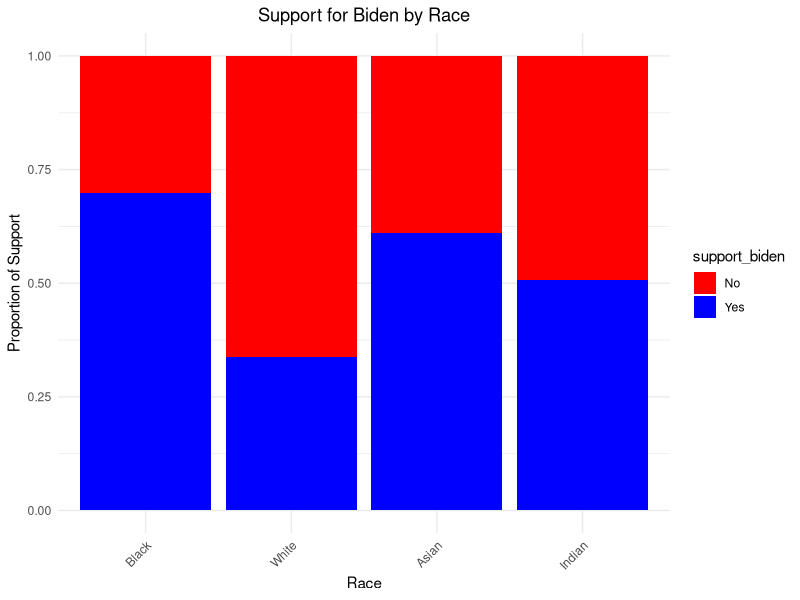
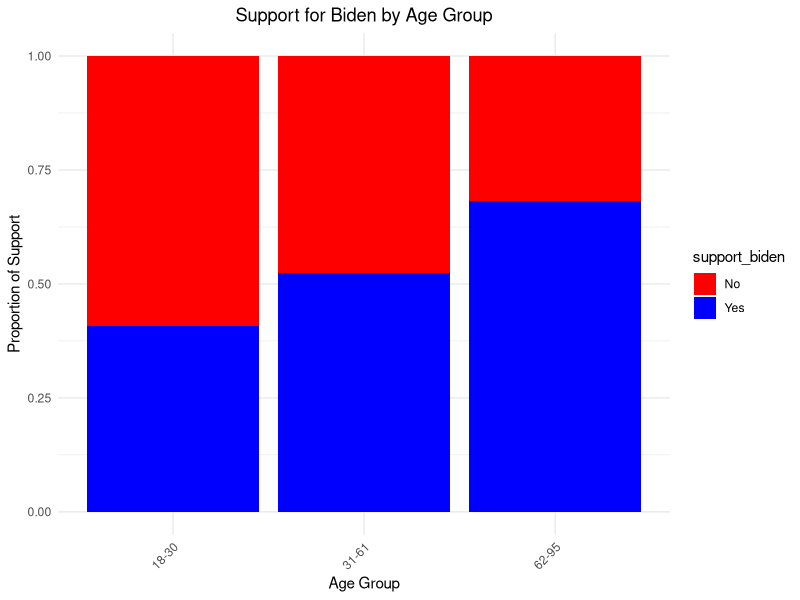
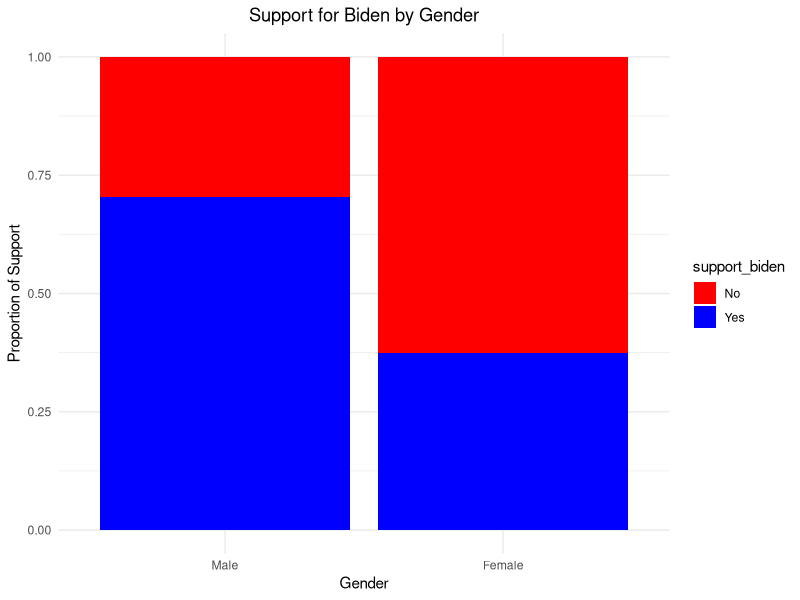

These charts were generated, in order, by the following R code:
#### Preamble ####
# Purpose: Simulate data
# Author: Pengyu Sui, Lin Dai
# Date: 10 March 2024
# Contact: pengyu.sui@mail.utoronto.ca, dailin20000730@gmail.com
# License: MIT
# Prerequisites: none

## Work space set up ##
# Load necessary libraries
library(ggplot2)
library(dplyr)
library(tibble)

# Set seed for reproducibility
set.seed(438)

# Define variables
races <- c('Black', 'White', 'Asian', 'Indian')
age_groups <- c('18-30', '31-61', '62-95')
genders <- c(1, 2) # 1 for male, 2 for female
support_options <- c('Yes', 'No')

# Simulate data with distinct support probabilities for different groups
n <- 1000 # Number of observations
simulated_data <- expand.grid(race = races, age_group = age_groups, gender = genders, rep = 1:(n/length(races)/length(age_groups)/length(genders)))
simulated_data$support_biden <- NA

# Assign probabilities based on group combinations
for (i in 1:nrow(simulated_data)) {
  # Conditions for race
  if (simulated_data$race[i] == 'Black') {
    prob_yes <- 0.9
  } else if (simulated_data$race[i] == 'White') {
    prob_yes <- 0.4
  } else if (simulated_data$race[i] == 'Asian') {
    prob_yes <- 0.7
  } else if (simulated_data$race[i] == 'Indian') {
    prob_yes <- 0.6
  }
  
# Adjust for age group
  if (simulated_data$age_group[i] == '18-30') {
    prob_yes <- prob_yes * 0.8 # Slightly less likely to support
  } else if (simulated_data$age_group[i] == '62-95') {
    prob_yes <- prob_yes * 1.5 # Slightly more likely to support
  }
  
# Adjust for gender
  if (simulated_data$gender[i] == 2) { # Assuming female are slightly more likely to support
    prob_yes <- prob_yes * 0.5
  }
  
# Ensure probabilities are within [0,1]
  prob_yes <- min(max(prob_yes, 0), 1)
  
# Assign support based on calculated probability
  simulated_data$support_biden[i] <- sample(support_options, 1, replace = TRUE, prob = c(prob_yes, 1-prob_yes))
}

simulated_data <- select(simulated_data, -rep)

# Visualization of Support for Biden by Race
ggplot(simulated_data, aes(x = race, fill = support_biden)) +
  geom_bar(position = "fill") +
  scale_fill_manual(values = c('Yes' = 'blue', 'No' = 'red')) +
  labs(title = "Support for Biden by Race", x = "Race", y = "Proportion of Support") +
  theme_minimal() +
  theme(plot.title = element_text(hjust = 0.5),
        axis.text.x = element_text(angle = 45, hjust = 1))

# Visualization of Support for Biden by Age Group
ggplot(simulated_data, aes(x = age_group, fill = support_biden)) +
  geom_bar(position = "fill") + # Use "fill" to show proportions
  scale_fill_manual(values = c('Yes' = 'blue', 'No' = 'red')) +
  labs(title = "Support for Biden by Age Group", x = "Age Group", y = "Proportion of Support") +
  theme_minimal() +
  theme(plot.title = element_text(hjust = 0.5),
        axis.text.x = element_text(angle = 45, hjust = 1))

# Visualization of Support for Biden by Gender
ggplot(simulated_data, aes(x = factor(gender, labels = c('Male', 'Female')), fill = support_biden)) +
  geom_bar(position = "fill") + # Use "fill" to show proportions
  scale_fill_manual(values = c('Yes' = 'blue', 'No' = 'red')) +
  labs(title = "Support for Biden by Gender", x = "Gender", y = "Proportion of Support") +
  theme_minimal() +
  theme(plot.title = element_text(hjust = 0.5),
        axis.text.x = element_text(angle = 0, hjust = 0.5))

